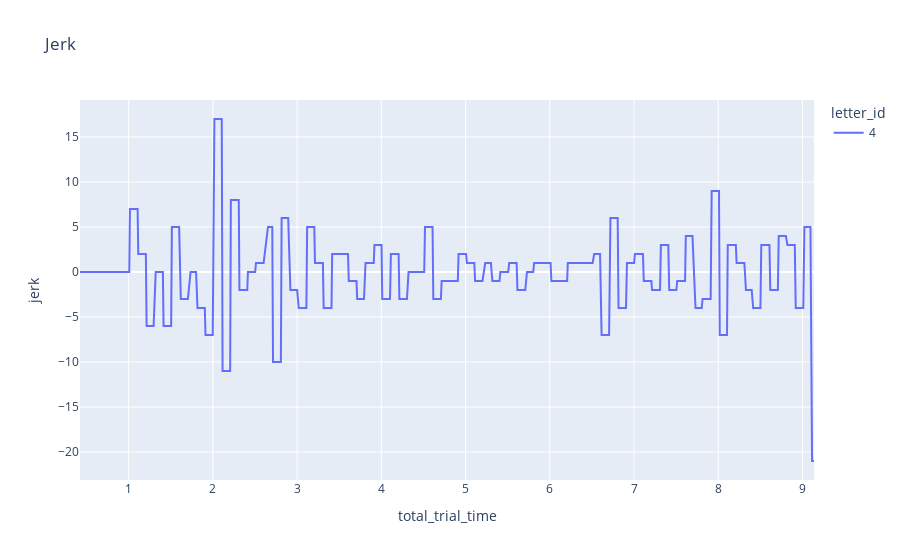

The cell this chart's notebook holds for it:
### Code cell
# ySmoothedJerk = uniform_filter1d(df["jerk"], size=10)
#ySmoothedJerk = savgol_filter(df["jerk"], 99, 3)
fig = px.line(df_to_plot, x="total_trial_time", y="jerk", title='Jerk', color="letter_id")
fig.show()

### Figure 1 — Plotly figure (JSON) as saved in the notebook; plotly's stock layout.template omitted (floating-point values rounded to 4 significant figures; data arrays with more than 128 entries replaced by an {"elided": "..."} marker saying what was removed)
{"data": [{"hovertemplate": "letter_id=4<br>total_trial_time=%{x}<br>jerk=%{y}<extra></extra>", "legendgroup": "4", "line": {"color": "#636efa", "dash": "solid"}, "mode": "lines", "name": "4", "orientation": "v", "showlegend": true, "type": "scatter", "x": {"elided": "733 float values"}, "xaxis": "x", "y": {"elided": "733 int values"}, "yaxis": "y"}], "layout": {"legend": {"title": {"text": "letter_id"}, "tracegroupgap": 0}, "title": {"text": "Jerk"}, "xaxis": {"anchor": "y", "domain": [0, 1], "title": {"text": "total_trial_time"}}, "yaxis": {"anchor": "x", "domain": [0, 1], "title": {"text": "jerk"}}}}
